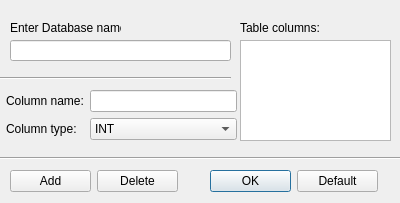
<?xml version="1.0" encoding="UTF-8"?>
<ui version="4.0">
 <class>New_DB</class>
 <widget class="QDialog" name="New_DB">
  <property name="geometry">
   <rect>
    <x>0</x>
    <y>0</y>
    <width>400</width>
    <height>203</height>
   </rect>
  </property>
  <property name="windowTitle">
   <string>Dialog</string>
  </property>
  <widget class="QLineEdit" name="lineEdit">
   <property name="geometry">
    <rect>
     <x>10</x>
     <y>40</y>
     <width>221</width>
     <height>21</height>
    </rect>
   </property>
  </widget>
  <widget class="QLabel" name="label">
   <property name="geometry">
    <rect>
     <x>10</x>
     <y>20</y>
     <width>111</width>
     <height>16</height>
    </rect>
   </property>
   <property name="text">
    <string>Enter Database name:</string>
   </property>
  </widget>
  <widget class="QLabel" name="label_2">
   <property name="geometry">
    <rect>
     <x>240</x>
     <y>20</y>
     <width>101</width>
     <height>16</height>
    </rect>
   </property>
   <property name="text">
    <string>Table columns:</string>
   </property>
  </widget>
  <widget class="Line" name="line">
   <property name="geometry">
    <rect>
     <x>0</x>
     <y>70</y>
     <width>231</width>
     <height>16</height>
    </rect>
   </property>
   <property name="orientation">
    <enum>Qt::Horizontal</enum>
   </property>
  </widget>
  <widget class="Line" name="line_2">
   <property name="geometry">
    <rect>
     <x>0</x>
     <y>150</y>
     <width>401</width>
     <height>16</height>
    </rect>
   </property>
   <property name="orientation">
    <enum>Qt::Horizontal</enum>
   </property>
  </widget>
  <widget class="QWidget" name="layoutWidget">
   <property name="geometry">
    <rect>
     <x>210</x>
     <y>170</y>
     <width>168</width>
     <height>23</height>
    </rect>
   </property>
   <layout class="QHBoxLayout" name="horizontalLayout">
    <item>
     <widget class="QPushButton" name="pushButton_3">
      <property name="text">
       <string>OK</string>
      </property>
     </widget>
    </item>
    <item>
     <widget class="QPushButton" name="pushButton_4">
      <property name="text">
       <string>Default</string>
      </property>
     </widget>
    </item>
   </layout>
  </widget>
  <widget class="QWidget" name="layoutWidget">
   <property name="geometry">
    <rect>
     <x>10</x>
     <y>170</y>
     <width>168</width>
     <height>23</height>
    </rect>
   </property>
   <layout class="QHBoxLayout" name="horizontalLayout_2">
    <item>
     <widget class="QPushButton" name="pushButton">
      <property name="text">
       <string>Add</string>
      </property>
     </widget>
    </item>
    <item>
     <widget class="QPushButton" name="pushButton_2">
      <property name="text">
       <string>Delete</string>
      </property>
     </widget>
    </item>
   </layout>
  </widget>
  <widget class="QWidget" name="layoutWidget">
   <property name="geometry">
    <rect>
     <x>6</x>
     <y>90</y>
     <width>231</width>
     <height>52</height>
    </rect>
   </property>
   <layout class="QFormLayout" name="formLayout">
    <item row="0" column="0">
     <widget class="QLabel" name="label_3">
      <property name="text">
       <string>Column name:</string>
      </property>
     </widget>
    </item>
    <item row="0" column="1">
     <widget class="QLineEdit" name="lineEdit_2"/>
    </item>
    <item row="1" column="0">
     <widget class="QLabel" name="label_4">
      <property name="text">
       <string>Column type:</string>
      </property>
     </widget>
    </item>
    <item row="1" column="1">
     <widget class="QComboBox" name="comboBox">
      <item>
       <property name="text">
        <string>INT</string>
       </property>
      </item>
      <item>
       <property name="text">
        <string>DATE</string>
       </property>
      </item>
      <item>
       <property name="text">
        <string>TEXT</string>
       </property>
      </item>
      <item>
       <property name="text">
        <string>COUNT</string>
       </property>
      </item>
      <item>
       <property name="text">
        <string>IMAGE</string>
       </property>
      </item>
     </widget>
    </item>
   </layout>
  </widget>
  <widget class="QListView" name="listView">
   <property name="geometry">
    <rect>
     <x>240</x>
     <y>40</y>
     <width>151</width>
     <height>101</height>
    </rect>
   </property>
  </widget>
 </widget>
 <resources/>
 <connections/>
</ui>
